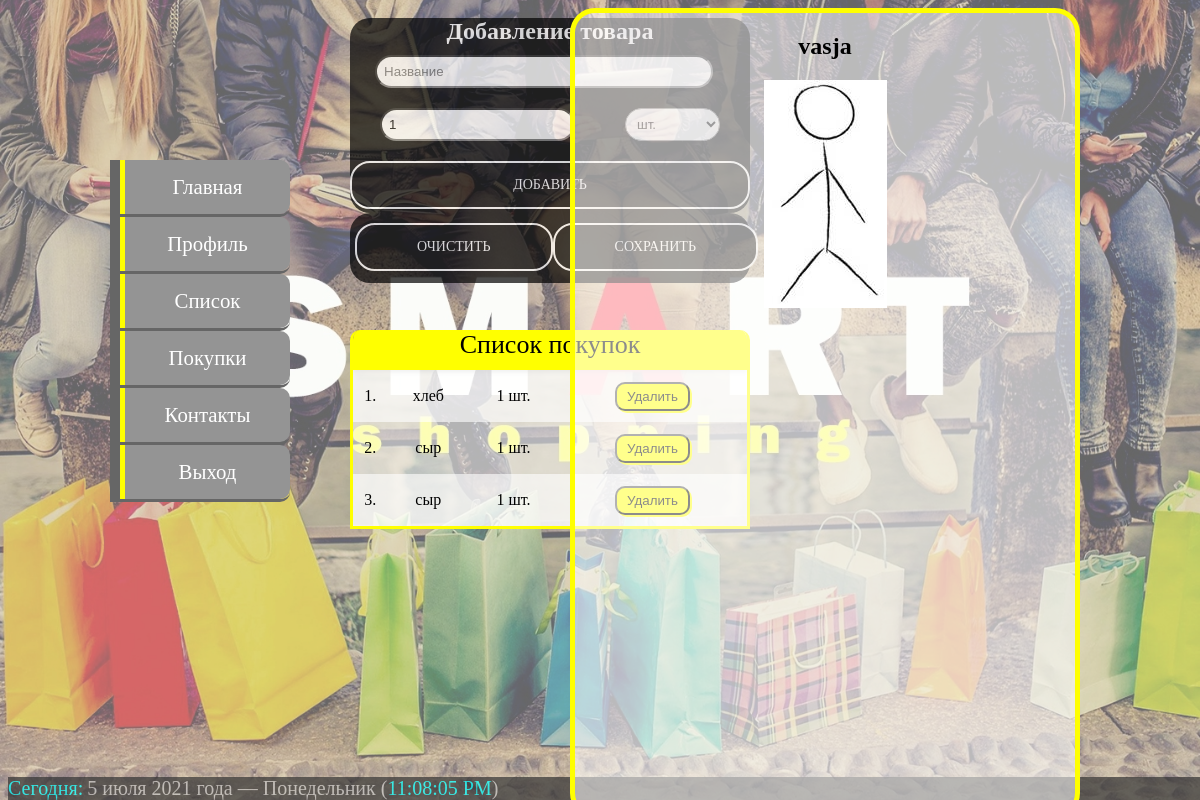
The app's page /buy (signed in) with its own data.
### main/models.py (models this page shows, shortened)
class BuyList(models.Model):
    user = models.ForeignKey(User, on_delete=models.CASCADE, null=True, blank=True)
    name = models.CharField(max_length=50)
    count = models.IntegerField()
    measure = models.CharField(max_length=50)

### users/models.py (models this page shows, shortened)
class Profile(models.Model):
    user = models.OneToOneField(User, null=True, on_delete=models.CASCADE)
    picture = models.ImageField(upload_to="profile/", default='men.jpg', null=True, blank=True)
    name = models.CharField(max_length=50, null=True, blank=True)
    surname = models.CharField(max_length=50, null=True, blank=True)
    data = models.DateField(auto_now=False, auto_now_add=False, null=True, blank=True)

### main/views.py (the view, shortened to what this page needs)
# urls.py: path('buy', buy, name='buy'),
@login_required(login_url='login')  # страница не доступна не авторизованному пользователю
def buy(request):
    return render(request, 'main/buylist.html', context={'date': request.user.buylist_set.all()})

### main/templates/main/buylist.html (shortened to what this page needs)
{% extends 'main/main_base.html' %}
{% block content1 %}
<form class="form" id='form4' name="form4" method="POST" action="">
    <div class="caption">Добавление товара</div>
    <input class='input' type="text" name="name" placeholder="Название" required="required">
    <div class="line">
        <input class='input' type="number" min="1"step="1" id="count_pr" name="count" placeholder="Количество" required="required" value="1"/>
        <select class='input' name="measure" size="1">
            <option selected value="шт.">шт.</option>
        </select>
    </div>
    <button class='butt add' type="submit" name="button" value="Добавить">Добавить</button>
</form>
<form class="form" id='form5' name="form5" method="POST" action="">
    <div class="line">
        <input class='butt' type="submit" name="button" value="Очистить">
        <input class='butt' type="submit" name="button" value="Сохранить">
    </div>
</form>
<table class="tab buy">
    <caption>Список покупок</caption>
    <form name="form3" method="POST" action="">
        {% for element in date %}
        <tr>
            <td><p>{{ forloop.counter }}.</p></td>
            <td><p>{{ element.name }}</p></td>
            <td><p>{{element.count}} {{element.measure}}</p></td>
            <td><button class='del' type="submit" name="button" value="{{ element.id }}">Удалить</button></td>
        </tr>
        {% empty %}
            <tr><td><p>Товаров нет</p></td></tr>
        {% endfor %}
    </form>
</table>
{% endblock %}

### main/templates/main/main_base.html (shortened to what this page needs)
{% extends 'users/fon.html' %}
{% block content %}
{% block css %}
<link rel="stylesheet" href="static/css/forms.css" media="screen" type="text/css" />
<link rel="stylesheet" href="static/css/nav.css" media="screen" type="text/css" />
<link rel="stylesheet" href="static/css/profile.css" media="screen" type="text/css" />
<link rel="stylesheet" href="static/css/table.css" media="screen" type="text/css" />
<link rel="stylesheet" href="static/css/button.css" media="screen" type="text/css" />
{% endblock %}
<ul id="navbar">
    <li><a href="{% url 'home' %}">Главная</a></li>
    <li><a href="{% url 'profile' %}">Профиль</a></li>
    <li><a href="{% url 'buy' %}">Список</a></li>
    <li><a href="{% url 'list' %}">Покупки</a></li>
    <li><a href="#">Контакты</a></li>
    <li><a href="{% url 'logout' %}">Выход</a></li>
</ul>
{% block content1 %}{% endblock %}
<div class="profile">
    <h2>{{request.user.username}}</h2>
    <img class="img_profile" src="{{ request.user.profile.picture.url }}">
</div>
{% endblock %}

### static/css/forms.css (style rules this page uses)
.form { position: fixed; top 0; left: 50%; width: 400px; font-weight: bold; border-radius: 20px; background-color: #000; opacity: 0.7; }
#form4 { height: 195px; margin: 10px 0 0 -250px; }
#form5 { height: 70px; margin: 205px 0 0 -250px; }
.input { width: 320px; margin: 10px 25px; padding: 7px ; border-radius: 20px; }
.caption { font-size: 24px; text-align: center; color: white; }

### static/css/nav.css (style rules this page uses)
#navbar { position: fixed; left: 20%; top: 20%; margin: 0 0 0 -130px; padding: 0; list-style-type: none; width: 15%; }
#navbar li { border-left: 10px solid #666; border-bottom: 3px solid #666; border-radius:0 10px 10px 0; }
#navbar a { background-color: #949494; color: #fff; padding: 15px; border-radius:0 10px 10px 0; text-decoration: none; font-family: Montserrat; font-weight: regular; font-size:130%; text-align:center; border-left: 5px solid #ffff00; display: block; }

### static/css/profile.css (style rules this page uses)
.profile { position: fixed; right: 10%; height: 800px; width: 500px; border:5px; border: 5px solid #ffff00; text-align:center; background: rgba(255, 255, 255, 0.55); border-radius: 25px; }
.img_profile { max-height: 450px; max-width: 500px; border: 3; }

### static/css/table.css (style rules this page uses)
.buy { margin: 330px 0 0 -250px; max-height: 600px; }
.tab { border-top-left-radius: 10px; border-top-right-radius: 10px; display:block; position: fixed; overflow-y: auto; overflow-x:hidden; top: 0; left: 50%; width: 400px; border-collapse: collapse; border-left: 3px solid #ffff00; border-right: 3px solid #ffff00; border-bottom: 3px solid #ffff00; font-family: "Montserrat"; }
.tab caption { width:374px; background: #ffff00; padding: 10px; box-shadow: 0 2px 4px 0 rgba(0,0,0,.3); color: black; font-family: "Montserrat"; font-style: normal; font-size: 26px; text-align: center; margin: -10px 0 0 0; }
.tab td { text-align: center; }
.tab tr:nth-child(2n) { background: rgba(255, 255, 255, 0.5); }
.tab tr:nth-child(2n+1) { background: rgba(255, 255, 255, 0.8); }
.tab td:last-of-type { text-align: center; }

### static/css/button.css (style rules this page uses)
.del { display: inline-block; padding: 5px 10px; background: #ffff00; box-shadow: 2px 2px 0 0 #ffff00; position: relative; border-radius: 10px; }
.line { display: flex; width: 390px; padding: 0 0 0 5px; }
.add { width: 400px; }
.butt { position: relative; display: block; color: white; background: black; font-size: 14px; border-radius: 20px; font-family: "montserrat"; text-decoration: none; margin: 10px 0; border: 2px solid white; padding: 14px 60px; text-transform: uppercase; text-align: center; overflow: hidden; transition: 1s all ease; }

### users/templates/users/fon.html (style rules this page uses)
body::before { content: ''; position: fixed; left: 0; right: 0; top: 0; bottom: 0; z-index: -1; background: url(static/image/shop.jpg) center / cover no-repeat; opacity: .6; }
body { background-position: center center; background-repeat: no-repeat; background-attachment: fixed; background-size: cover; background-color: white; }

### records on screen
BuyList: name "хлеб", count "1", measure "шт.", {{ element.id }} 86 (drawn)
BuyList: name "сыр", count "1", measure "шт.", {{ element.id }} 87 (drawn)
BuyList: name "сыр", count "1", measure "шт.", {{ element.id }} 88 (drawn)

### other values on screen
{{ request.user.username }} "vasja"
